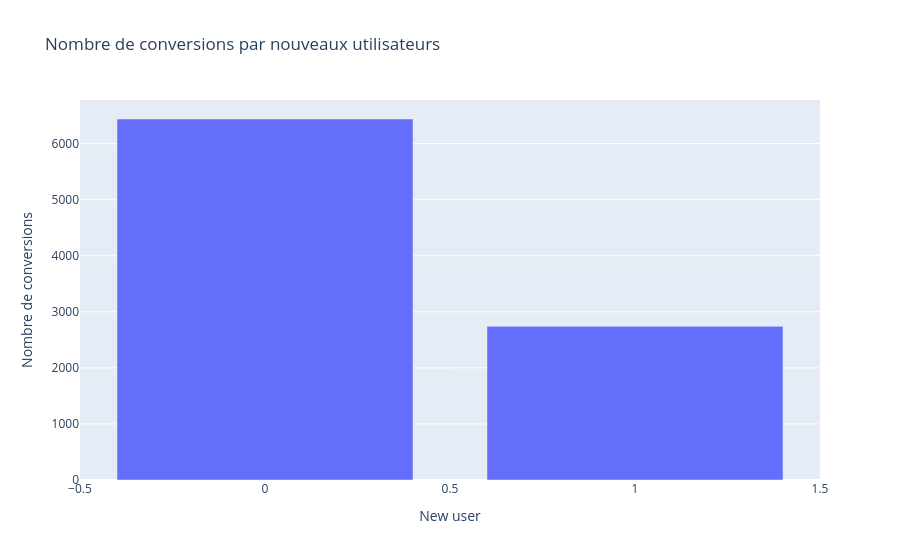

Source (notebook cell):
### Code cell
data_country_converted = data_train.groupby("new_user")["converted"].sum().reset_index()

fig = px.bar(
    data_country_converted,
    x="new_user",
    y="converted",
    labels={"new_user": "New user", "converted": "Nombre de conversions"},
    title="Nombre de conversions par nouveaux utilisateurs"
)
fig.show()

### Figure 1 — Plotly figure (JSON) as saved in the notebook; plotly's stock layout.template omitted (floating-point values rounded to 4 significant figures)
{"data": [{"hovertemplate": "New user=%{x}<br>Nombre de conversions=%{y}<extra></extra>", "legendgroup": "", "marker": {"color": "#636efa", "pattern": {"shape": ""}}, "name": "", "orientation": "v", "showlegend": false, "textposition": "auto", "type": "bar", "x": [0, 1], "xaxis": "x", "y": [6439, 2741], "yaxis": "y"}], "layout": {"barmode": "relative", "legend": {"tracegroupgap": 0}, "title": {"text": "Nombre de conversions par nouveaux utilisateurs"}, "xaxis": {"anchor": "y", "domain": [0, 1], "title": {"text": "New user"}}, "yaxis": {"anchor": "x", "domain": [0, 1], "title": {"text": "Nombre de conversions"}}}}
